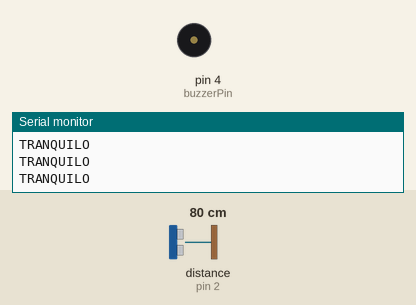
Bench run of a sketch on a simulated Arduino Uno, built with avr-gcc and run on an emulated ATmega328P. Shown: buzzer (waves = sounding, pin HIGH), the last lines printed to the serial monitor. Wiring (inferred from the names in the program): ultrasonic range finder: trigger pin 3; echo pin 2. The inputs (shaded band) are chosen by the test bench; at power-on: distance to the obstacle (sensor on pin 2) 80 cm. The echo pulse lasts 58.3 µs per cm; the audio player accepts every command and is not drawn; pins used as bus, display or sensor lines are not drawn.

Above: at 1.7 s.
1.8 s: distance to the obstacle (sensor on pin 2) set to 44 cm
3.3 s: distance to the obstacle (sensor on pin 2) set to 38 cm
At 4.5 s:
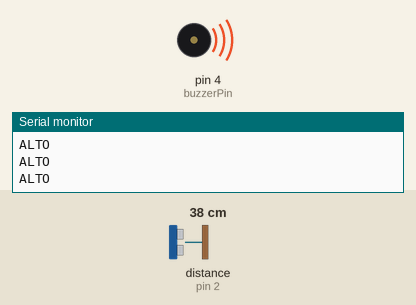
4.9 s: distance to the obstacle (sensor on pin 2) set to 60 cm
At 6.1 s:
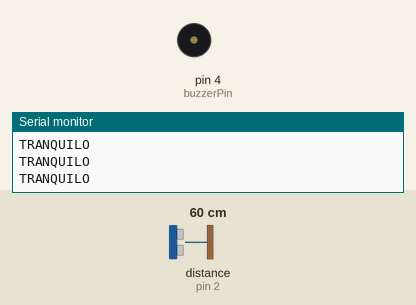
6.5 s: distance to the obstacle (sensor on pin 2) set to 2 cm
At 7.0 s:
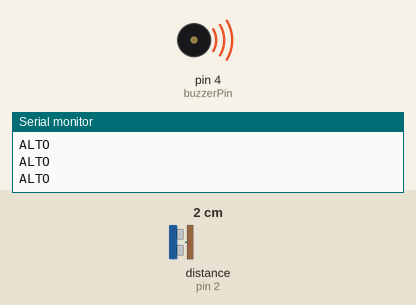
Timing chart, 0 to 9.0 s (numbered marks = the images above; inputs shaded):
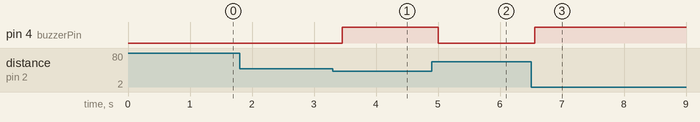

The sketch:

BastonAyT.ino
```cpp
#include <SoftwareSerial.h>
#include <DFRobotDFPlayerMini.h>

DFRobotDFPlayerMini mp3;

// Define los pines del sensor de ultrasonido
const int trigPin1 = 3; // (Frente)
const int echoPin1 = 2; // (Frente)

// const int trigPin2 = 7; // (Derecha)
// const int echoPin2 = 6; // (Derecha)

// const int trigPin3 = 13; // (Izquierda)
// const int echoPin3 = 12; // (Izquierda)

// Define el pin del buzzer
const int buzzerPin = 4;
int frequency1 = 1000; // Frecuencia del tono en Hz
// int frequency2 = 300; // Frecuencia del tono en Hz

// const int vibracionPin = 7; // Elige el pin digital que usarás para controlar la vibración

SoftwareSerial mySerial(10, 11); // Configura los pines RX y TX para la comunicación serial con el módulo
bool isPlaying = false;     // Variable para rastrear el estado de reproducción actual

void setup() {
  // Inicializa el puerto serie para imprimir los resultados en la consola
  Serial.begin(9600);
  mySerial.begin(9600);

  // Configura los pines del sensor de ultrasonido
  pinMode(trigPin1, OUTPUT); // (Frente)
  pinMode(echoPin1, INPUT);  // (Frente)

  // pinMode(trigPin2, OUTPUT); // (Derecha)
  // pinMode(echoPin2, INPUT);  // (Derecha)

  // pinMode(trigPin3, OUTPUT); // (Izquierda)
  // pinMode(echoPin3, INPUT);  // (Izquierda)

  // Configura el pin del buzzer
  pinMode(buzzerPin, OUTPUT);

  // // Configura el pin de vibración como una salida
  // pinMode(vibracionPin, OUTPUT);

  mp3.begin(mySerial);    // Inicializa la comunicación con el módulo DFPlayer Mini
  mp3.volume(30);         // Ajusta el volumen del módulo (valores entre 0 y 30)
}

void loop() {


  sensor1();

  // Lee la duración del eco
  long duration1 = pulseIn(echoPin1, HIGH);

  // Calcula la distancia en cm dividiendo la duración del eco por la velocidad del sonido en el aire y dividiendo por dos
  int distance1 = duration1 / 58;

  // Si el objeto está a 10 cm o menos de distancia del sensor, muestra un mensaje en la consola
  if (distance1 <= 40 && !isPlaying) {
    Serial.println("INICIO REPRODUCCION");
    playAudio();
  } else if (distance1 <= 40) {
    Serial.println("ALTO");
    buzzerFrente();
  } else {
    Serial.println("TRANQUILO");
    digitalWrite(buzzerPin, LOW);
  }

  // if (distance1 <= 5) {
  //   Serial.println("ALTO");
  //   buzzerFrente();
  //   playAudio();
  // } else {
  //   digitalWrite(buzzerPin, LOW);
  // }

  // sensor2();

  // // Lee la duración del eco
  // long duration2 = pulseIn(echoPin2, HIGH);

  // // Calcula la distancia en cm dividiendo la duración del eco por la velocidad del sonido en el aire y dividiendo por dos
  // int distance2 = duration2 / 58;

  // // Si el objeto está a 10 cm o menos de distancia del sensor, muestra un mensaje en la consola
  // if (distance2 <= 10) {
  //   Serial.println("DERECHA");
  //   buzzerLados();
  // } else {
  //   digitalWrite(buzzerPin, LOW);
  // }

  // sensor3();

  // // Lee la duración del eco
  // long duration3 = pulseIn(echoPin3, HIGH);

  // // Calcula la distancia en cm dividiendo la duración del eco por la velocidad del sonido en el aire y dividiendo por dos
  // int distance3 = duration3 / 58;

  // // Si el objeto está a 10 cm o menos de distancia del sensor, muestra un mensaje en la consola
  // if (distance3 <= 10) {
  //   Serial.println("IZQUIERDA");
  //   buzzerLados();
  // } else {
  //   digitalWrite(buzzerPin, LOW);
  // }

  // Esperar un momento antes de volver a medir la distancia
  delay(100);
}

void sensor1() {
  // Establece el pin trigger en bajo durante 2 microsegundos para indicar que se enviará una señal
  digitalWrite(trigPin1, LOW);
  delayMicroseconds(2);

  // Establece el pin trigger en alto durante 10 microsegundos para enviar una señal de ultrasonido
  digitalWrite(trigPin1, HIGH);
  delayMicroseconds(10);
  digitalWrite(trigPin1, LOW);
}

// void sensor2() {
//   // Establece el pin trigger en bajo durante 2 microsegundos para indicar que se enviará una señal
//   digitalWrite(trigPin2, LOW);
//   delayMicroseconds(2);

//   // Establece el pin trigger en alto durante 10 microsegundos para enviar una señal de ultrasonido
//   digitalWrite(trigPin2, HIGH);
//   delayMicroseconds(10);
//   digitalWrite(trigPin2, LOW);
// }

// void sensor3() {
//   // Establece el pin trigger en bajo durante 2 microsegundos para indicar que se enviará una señal
//   digitalWrite(trigPin3, LOW);
//   delayMicroseconds(2);

//   // Establece el pin trigger en alto durante 10 microsegundos para enviar una señal de ultrasonido
//   digitalWrite(trigPin3, HIGH);
//   delayMicroseconds(10);
//   digitalWrite(trigPin3, LOW);
// }

void buzzerFrente() {
  digitalWrite(buzzerPin, HIGH);
  // delay(500);
  // noTone(buzzerPin);
  // delay(500);
}

// void buzzerLados() {
//   digitalWrite(buzzerPin, frequency2);
// }

void playAudio() {
  mp3.play(1);    // Reproduce la pista número 1
  isPlaying = true;
}

void stopAudio() {
  mp3.stop();     // Detiene la reproducción
  isPlaying = false;
}


// void vibracion() {
//   digitalWrite(vibracionPin, 255); // enciende el motor
//   delay(1000); // espera un segundo
//   digitalWrite(vibracionPin, LOW); // apaga el motor
//   // delay(1000);
// }

// const int vibracionPin = 7; // Elige el pin digital que usarás para controlar la vibración

// void setup() {
//   // Configura el pin de vibración como una salida
//   pinMode(vibracionPin, OUTPUT);
// }

// void loop() {
//   digitalWrite(vibracionPin, HIGH); // enciende el motor
//   delay(1000); // espera un segundo
//   digitalWrite(vibracionPin, LOW); // apaga el motor
//   delay(1000);
// }
```

Measured:
- the behaviour switches between 42 and 41 cm on distance to the obstacle (sensor on pin 2) (found by bisection; images 0 and 1)
- after the input at 3.3 s, pin 4 (buzzerPin): LOW → HIGH after 0.16 s
- after the input at 4.9 s, pin 4 (buzzerPin): HIGH → LOW after 0.10 s
- after the input at 6.5 s, pin 4 (buzzerPin): LOW → HIGH after 0.06 s
